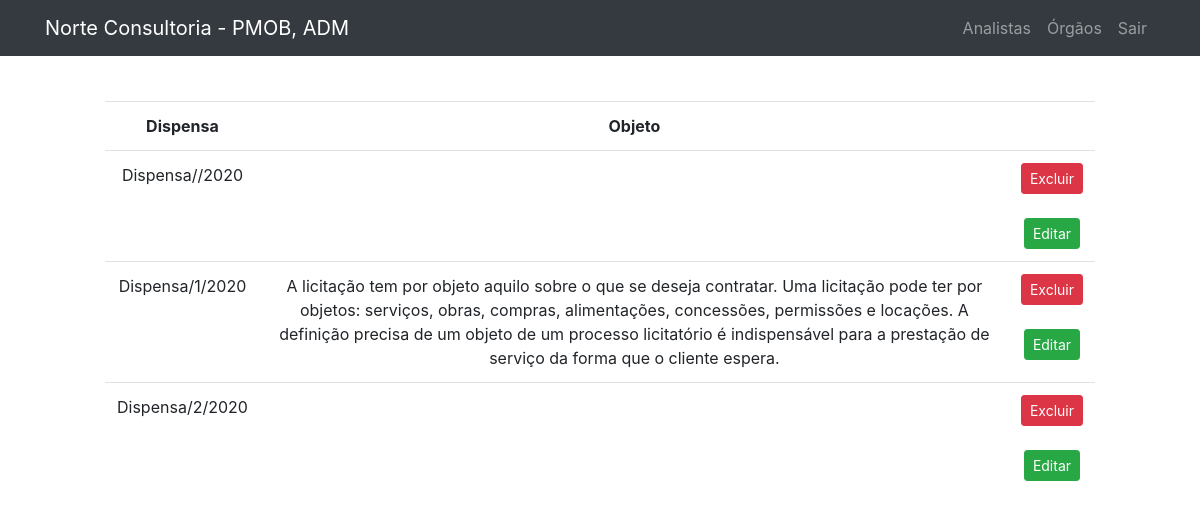
Screenshot of /public/dispensa/listDispensaNoSearch.php (signed in) with the database file from the repository.
### tables this page shows
CREATE TABLE `orgao_atual` (
  `nome_orgao_atual` varchar(50) NOT NULL,
  `id_orgao_atual` int(11) NOT NULL,
  `exercicio_atual` int(11) DEFAULT NULL
);

CREATE TABLE `usuario` (
  `id_usuario` int(11) NOT NULL,
  `login` varchar(30) NOT NULL,
  `senha` varchar(200) NOT NULL,
  `nome` varchar(100) DEFAULT NULL
);

CREATE TABLE `dispensa` (
  `id_dispensa` int(11) NOT NULL,
  `exercicio` int(11) DEFAULT NULL,
  `num_processo` int(11) DEFAULT NULL,
  `num_dispensa` int(11) DEFAULT NULL,
  `inciso` varchar(200) DEFAULT NULL,
  `objeto` varchar(3000) DEFAULT NULL,
  `categoria` varchar(200) DEFAULT NULL,
  `data_inicio` date DEFAULT NULL,
  `data_ratificacao` date DEFAULT NULL,
  `data_portaria_comissao` date DEFAULT NULL,
  `data_solicitacao_compras_servicos` date DEFAULT NULL,
  `data_preco_estimativo` date DEFAULT NULL,
  `data_autorizacao_abertura` date DEFAULT NULL,
  `data_autuacao` date DEFAULT NULL,
  `especificacao_objeto` varchar(3000) DEFAULT NULL,
  `enquadramento` varchar(3000) DEFAULT NULL,
  `minuta_contrato` varchar(3000) DEFAULT NULL,
  `data_proposta_favorecido` date DEFAULT NULL,
  `documento_habilitacao` varchar(3000) DEFAULT NULL,
  `data_ata` date DEFAULT NULL,
  `data_parecer_juridico` date DEFAULT NULL,
  `data_contrato_firmado` date DEFAULT NULL,
  `data_publicacao` date DEFAULT NULL,
  `copia_empenho_compras_legais` varchar(3000) DEFAULT NULL,
  `valor_total` float DEFAULT NULL,
  `observacoes` varchar(3000) DEFAULT NULL,
  `data_lancamento` datetime DEFAULT NULL,
  `orgao` varchar(200) DEFAULT NULL,
  `codigo_processo` varchar(150) DEFAULT NULL,
  `conSolic` text NOT NULL,
  `conPreco` text DEFAULT NULL,
  `conAut` text DEFAULT NULL,
  `conAtuacao` text DEFAULT NULL,
  `conRat` text DEFAULT NULL,
  `conPub` text DEFAULT NULL,
  `dt_pesquisa` date DEFAULT NULL,
  `dt_abertura` date DEFAULT NULL,
  `emergencia` varchar(3) DEFAULT NULL,
  `pesquisa` text DEFAULT NULL
);

### public/dispensa/listDispensaNoSearch.php (the view, shortened to what this page needs)
<?php include("../Template/header.php");
?>
<?php
    include("../../data/connection.php");
    $sql = "SELECT * FROM dispensa where orgao='$orgaoa' and exercicio =$exer order by num_dispensa";
    $dadosDispensa = $connection -> query($sql);
    if($dadosDispensa -> num_rows > 0)
    {
    ?>
    <div class="form">
        <div style="margin-left: 100px; margin-right: 100px;" style="text-align: center;">
        <br>
            <br>
            <table class="table" style="text-align: center;">
                <tr>
                    <th>Dispensa</th>
                    <th>Objeto</th>
                    <th></th>
                </tr>
                <?php
                    while($exibir = $dadosDispensa -> fetch_assoc())
                    {
                    ?>
                        <tr>
                        <td><?php echo $exibir["pesquisa"] ?></td>
                        <td><?php echo $exibir["objeto"] ?></td>
                            <td>
                                <button type="submit" class="btn btn-danger btn-sm" formmethod="post">
                                    <a href="deleteDispensa.php?id=<?php echo $exibir ["id_dispensa"] ?>" style="text-decoration: none; color: white"> Excluir </a>
                                </button>
                                <form name="editbutton" action="editDispensa.php" method="POST">
                                <br>
                                <input type="submit" class="btn btn-success btn-sm" value="Editar">
                            </form>
                            </td>
                        </tr>
                    <?php
                        }
                    ?>
            </table>
        </div>
    </div>
    <?php
    }
    else
    {
        echo "Nenhum registro encontrado.";
    }
    ?>

### public/Template/header.php (shortened to what this page needs)
<?php
include("../../data/connection.php");
?>
<!DOCTYPE html>
<html lang="en">
<head>
  <link rel="stylesheet" href="https://maxcdn.bootstrapcdn.com/bootstrap/4.5.2/css/bootstrap.min.css">
  <link rel="stylesheet" href="../styles/main.css" />
</head>
<?php
$orgao = '';
$firstname='';
if (isset($_SESSION['logado'])) {
  $idu=$_SESSION['logado'];
  $sqlQuery2="SELECT nome FROM usuario where id_usuario=$idu";
  $usuarioatual = $connection->query($sqlQuery2);
  if ($usuarioatual->num_rows > 0) {
    while ($row = $usuarioatual->fetch_assoc()) {
      $user = $row['nome'];
      $pieces = explode(" ", $user);
      $firstname=", ".$pieces[0];
?>
<?php
    }
  }
  $sqlQuery = "SELECT nome_orgao_atual,exercicio_atual FROM orgao_atual where id_orgao_atual=1";
  $orgaoatual = $connection->query($sqlQuery);
  if ($orgaoatual->num_rows > 0) {
    while ($row = $orgaoatual->fetch_assoc()) {
      $orgao = '- ' . $row['nome_orgao_atual'];
      $orgaoa=$row['nome_orgao_atual'];
      $exer=$row['exercicio_atual'];
?>
<?php
    }
  }
}
?>
<body>
  <nav class="navbar navbar-expand-lg navbar-dark bg-dark fixed-top">
    <div class="container">
      <a class="navbar-brand" href="../home/home.php">Norte Consultoria <?php echo $orgao.$firstname ?></a>
      <div class="collapse navbar-collapse" id="navbarResponsive">
        <ul class="navbar-nav ml-auto">
          <?php
          if (isset($_SESSION['logado'])) {
          ?>
            <li class="nav-item">
              <a class="nav-link" href="../analista/createAnalista.php">Analistas</a>
            </li>
            <li class="nav-item">
              <a class="nav-link" href="../home/orgao.php">Órgãos</a>
            </li>
            <li class="nav-item">
              <a class="nav-link" href="../login/sair.php">Sair</a>
            </li>
          <?php
          }
          ?>
        </ul>
      </div>
    </div>
  </nav>
  <br>
  <br>
</body>
</html>

### public/Styles/main.css (style rules this page uses)
body { padding: 5px; }

### rows the page displays
orgao_atual: nome_orgao_atual "- PMOB"
usuario: nome ", ADM"
dispensa: pesquisa "Dispensa//2020"
dispensa: pesquisa "Dispensa/1/2020", objeto "A licitação tem por objeto aquilo sobre o que se deseja contratar. Uma licitação pode ter por objetos: serviços, obras, compras, alimentações, concessões, permissões e locações. A definição precisa de um objeto de um processo licitatório é indispensável para a prestação de serviço da forma que o cliente espera."
dispensa: pesquisa "Dispensa/2/2020"
